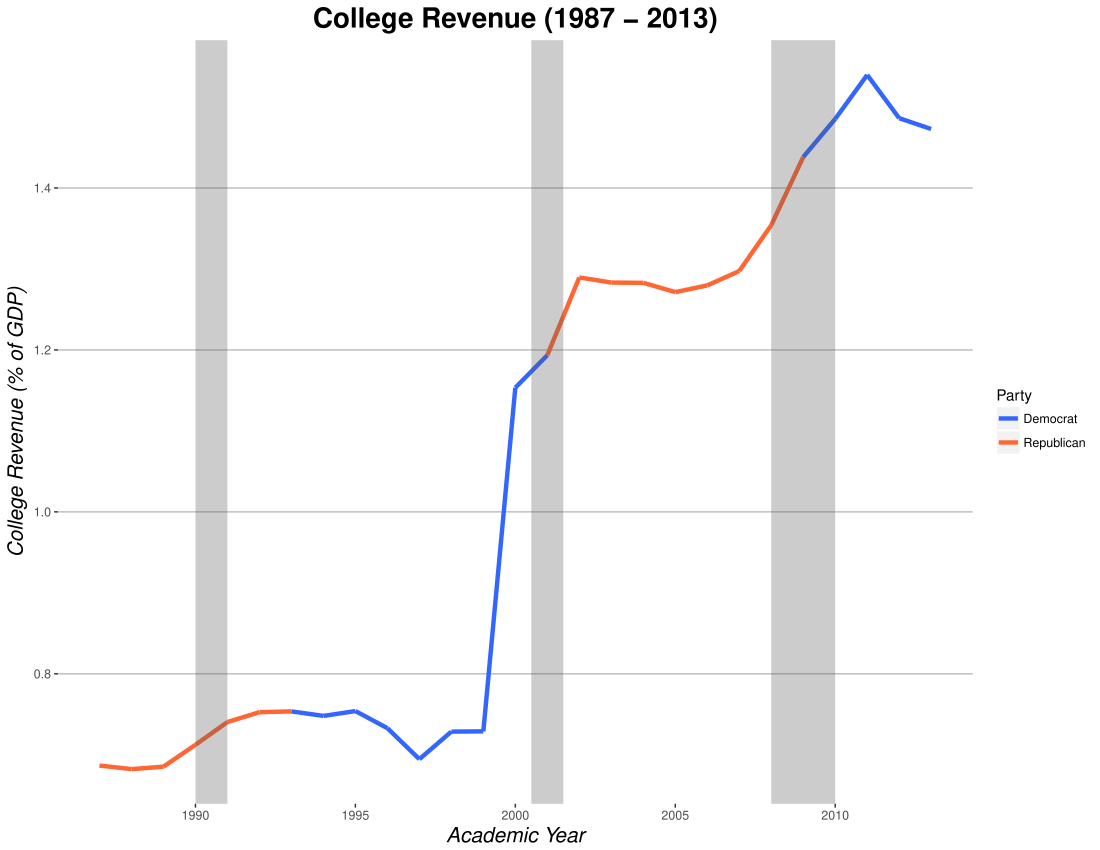

Source code (R):
## college revenue (% of GDP)
## data_clean is from Github/Ming folder

college_revenue <- data_clean %>%
  ggplot(aes(x = Academic_Year, y = Income_per_GDP, color = Party)) +
  geom_line(aes(color=Party, group=1), size = 1.5) +
  labs(title = "College Revenue (1987 - 2013)",
       x = "Academic Year",
       y = "College Revenue (% of GDP)") + 
  scale_color_manual(values=c(Democrat="#3366FF", Republican="#FF6633")) +
  theme(panel.grid.minor = element_blank(),
        panel.grid.major = element_line(size = 0.5, color = "Grey"),
        panel.grid.major.x = element_blank(),
        panel.background = element_blank(),
        plot.title = element_text(size = 20, face = "bold", hjust = 0.5),
        axis.title = element_text(size = 15, face = "italic")) +
  annotate("rect", xmin=1990, xmax=1991, ymin=-Inf, ymax=Inf, alpha=0.3) +
  annotate("rect", xmin=2000.5, xmax=2001.5, ymin=-Inf, ymax=Inf, alpha=0.3) +
  annotate("rect", xmin=2008, xmax=2010, ymin=-Inf, ymax=Inf, alpha=0.3)
